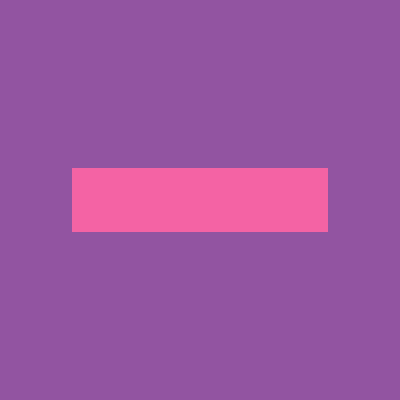
Frame 1 (no input)
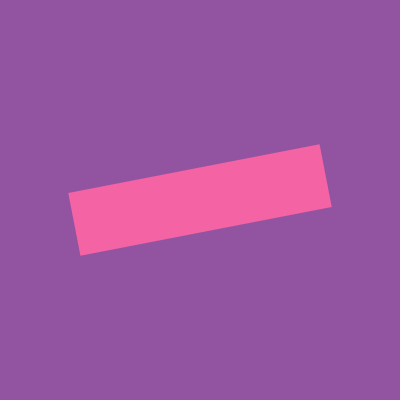
Frame 60 (no input)
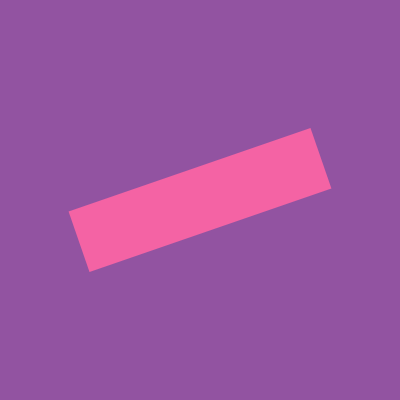
Frame 120 (the mouse pressed at the canvas centre since frame 60)

The p5.js sketch that drew these frames (run headless with seeded random() and noise() and a simulated clock; from frame 60 on, the mouse is pressed at the canvas centre):

// p5.js sketch
// ── sketch.js
let angle = 0;

function setup() {
  createCanvas(400, 400);
  angleMode(RADIANS);
}

function draw() {
  background(146, 83,161);
  noStroke();
  fill(244,99,164);
  rectMode(CENTER);
  translate(200,200);
  rotate(angle);
  rect (0,0,256,64)
  
  angle += 0.05;
}
